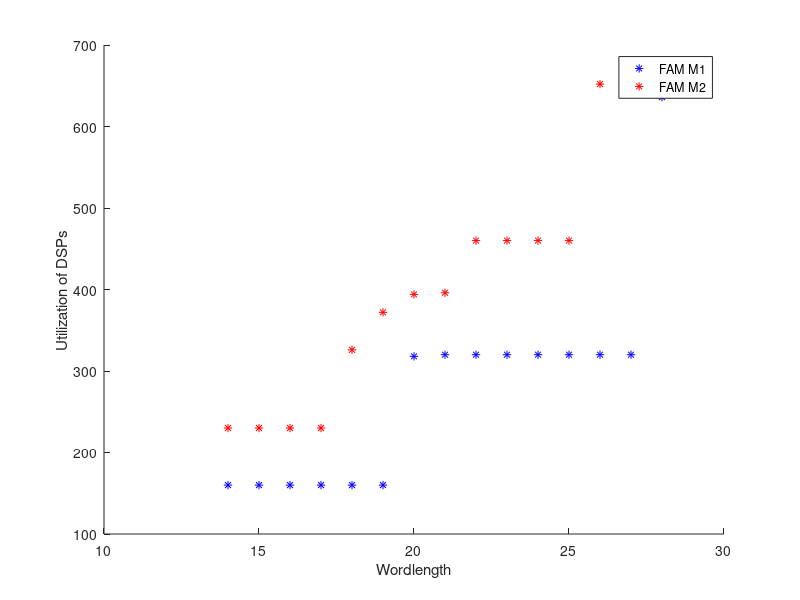
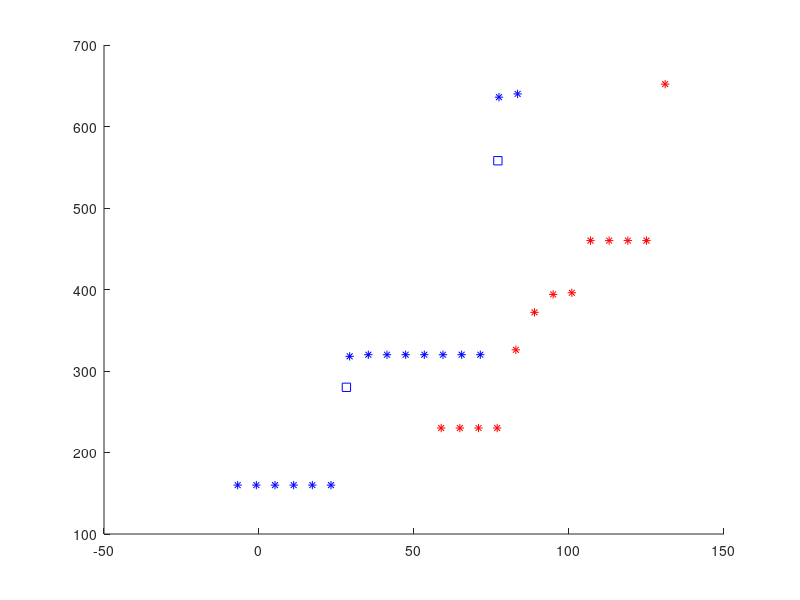

Reproduce these figures in MATLAB, in order. (Note: this script raises an error after producing the figures.)
clear all; clc
% Fig 13 FAM methods for DSP utilization at different conditions

load('./Data/uniBit_M1_M2.mat')
unibits_Dsp_M1 = [160,160,160,160,160,160,318,320,320,320,320,320,320,320,636,640]';
unibits_Dsp_M2 = [230,230,230,230,326,372,394,396,460,460,460,460,652]';
unibits_M1 = 14:29;
unibits_M2 = 14:26;
op_M1 = [28.19475609,280;77.0536262997094,558];

figure
hold on;
p1 = plot(unibits_M1, unibits_Dsp_M1, 'b*','DisplayName','FAM M1');
p2 = plot(unibits_M2, unibits_Dsp_M2, 'r*','DisplayName','FAM M2');
legend([p1,p2],'Location','best');
ylabel('Utilization of DSPs');
xlabel('Wordlength');
%%
figure
hold on;
p1 = plot(cell2mat(unitBit_M1(2:17,6)), unibits_Dsp_M1, 'b*','DisplayName','FAM M1');
p2 = plot(cell2mat(unitBit_M2(2:14,6)), unibits_Dsp_M2, 'r*','DisplayName','FAM M2');
p3 = plot(op_M1(:,1),op_M1(:,2),'bs','DisplayName','FAM M1 optimize');
p4 = plot(cell2mat(unitBit_M1(15,6)),unibits_Dsp_M1(14),'bO','DisplayName','Choosen for FAM M1');
p5 = plot(cell2mat(unitBit_M2(5,6)),unibits_Dsp_M2(4),'rO','DisplayName','Choosen for FAM M2');
legend([p1,p2,p3,p4,p5],'Location','best');
ylabel('Utilization of DSPs');
xlabel('SQNR');
